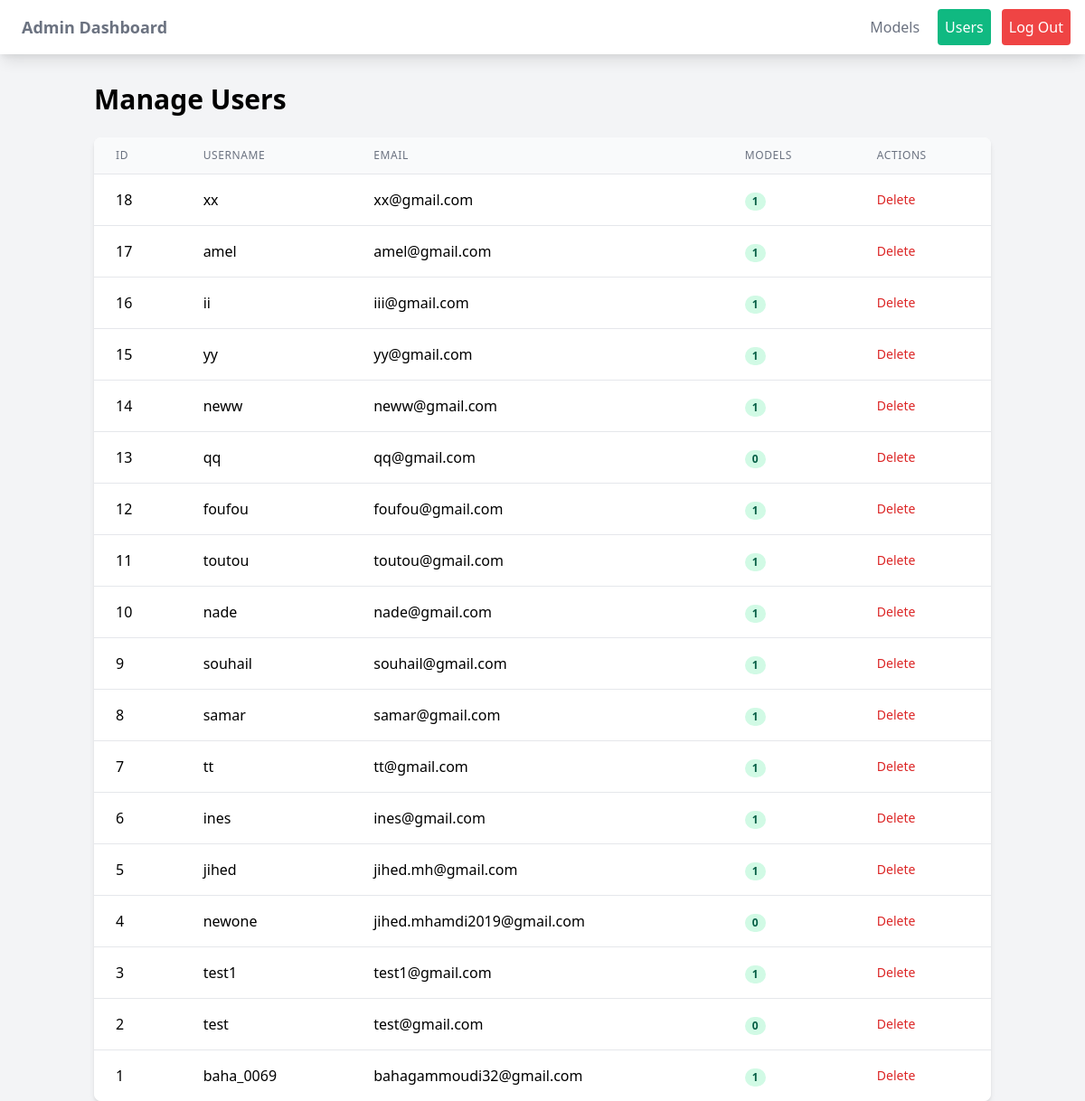
The page /admin_users.php (signed in) on the database its author committed.
### tables this page shows
CREATE TABLE `users` (
  `id` int NOT NULL AUTO_INCREMENT,
  `username` varchar(50) NOT NULL,
  `email` varchar(100) NOT NULL,
  `password` varchar(255) NOT NULL,
  `user_type` enum('model','society') NOT NULL,
  `created_at` timestamp NULL DEFAULT CURRENT_TIMESTAMP,
  PRIMARY KEY (`id`),
  UNIQUE KEY `username` (`username`),
  UNIQUE KEY `email` (`email`)
);

### admin_users.php (the view, shortened to what this page needs)
<?php
include 'includes/db_connect.php';
try {
    $stmt = $pdo->query("
        SELECT
            u.*,
            COUNT(m.id) as model_count
        FROM users u
        LEFT JOIN models m ON u.id = m.user_id
        GROUP BY u.id
        ORDER BY u.id DESC
    ");
    $users = $stmt->fetchAll();
} catch (PDOException $e) {
    $_SESSION['error_message'] = "Error fetching users: " . $e->getMessage();
    $users = [];
}
?>
<!DOCTYPE html>
<html lang="en">
<head>
    <link href="https://cdn.jsdelivr.net/npm/tailwindcss@2.2.19/dist/tailwind.min.css" rel="stylesheet">
</head>
<body class="bg-gray-100">
    <div class="min-h-screen">
        <nav class="bg-white shadow-lg">
            <div class="max-w-7xl mx-auto px-4">
                <div class="flex justify-between">
                    <div class="flex space-x-7">
                        <div>
                            <a href="admin_dashboard.php" class="flex items-center py-4 px-2">
                                <span class="font-semibold text-gray-500 text-lg">Admin Dashboard</span>
                            </a>
                        </div>
                    </div>
                    <div class="hidden md:flex items-center space-x-3">
                        <a href="admin_models.php" class="py-2 px-2 font-medium text-gray-500 rounded hover:bg-green-500 hover:text-white transition duration-300">Models</a>
                        <a href="admin_users.php" class="py-2 px-2 font-medium text-white bg-green-500 rounded transition duration-300">Users</a>
                        <a href="logout.php" class="py-2 px-2 font-medium text-white bg-red-500 rounded hover:bg-red-400 transition duration-300">Log Out</a>
                    </div>
                </div>
            </div>
        </nav>
        <div class="container mx-auto mt-8 px-4">
            <h1 class="text-3xl font-bold mb-6">Manage Users</h1>
            <div class="bg-white rounded-lg shadow-md overflow-hidden">
                <table class="min-w-full divide-y divide-gray-200">
                    <thead class="bg-gray-50">
                        <tr>
                            <th class="px-6 py-3 text-left text-xs font-medium text-gray-500 uppercase tracking-wider">ID</th>
                            <th class="px-6 py-3 text-left text-xs font-medium text-gray-500 uppercase tracking-wider">Username</th>
                            <th class="px-6 py-3 text-left text-xs font-medium text-gray-500 uppercase tracking-wider">Email</th>
                            <th class="px-6 py-3 text-left text-xs font-medium text-gray-500 uppercase tracking-wider">Models</th>
                            <th class="px-6 py-3 text-left text-xs font-medium text-gray-500 uppercase tracking-wider">Actions</th>
                        </tr>
                    </thead>
                    <tbody class="bg-white divide-y divide-gray-200">
                        <?php if (empty($users)): ?>
                            <tr>
                                <td colspan="5" class="px-6 py-4 text-center text-gray-500">No users found</td>
                            </tr>
                        <?php else: ?>
                            <?php foreach ($users as $user): ?>
                                <tr>
                                    <td class="px-6 py-4 whitespace-nowrap"><?php echo htmlspecialchars($user['id']); ?></td>
                                    <td class="px-6 py-4 whitespace-nowrap"><?php echo htmlspecialchars($user['username']); ?></td>
                                    <td class="px-6 py-4 whitespace-nowrap"><?php echo htmlspecialchars($user['email']); ?></td>
                                    <td class="px-6 py-4 whitespace-nowrap">
                                        <span class="px-2 inline-flex text-xs leading-5 font-semibold rounded-full bg-green-100 text-green-800">
                                            <?php echo $user['model_count']; ?>
                                        </span>
                                    </td>
                                    <td class="px-6 py-4 whitespace-nowrap text-sm font-medium">
                                        <form method="POST" class="inline-block" onsubmit="return confirm('Are you sure you want to delete this user? This will also delete all associated models.');">
                                            <button type="submit" name="delete" class="text-red-600 hover:text-red-900">Delete</button>
                                        </form>
                                    </td>
                                </tr>
                            <?php endforeach; ?>
                        <?php endif; ?>
                    </tbody>
                </table>
            </div>
        </div>
    </div>
</body>
</html>

### rows shown on the page
users: id "18", username "xx", email "xx@gmail.com", model_count "1"
users: id "17", username "amel", email "amel@gmail.com", model_count "1"
users: id "16", username "ii", email "iii@gmail.com", model_count "1"
users: id "15", username "yy", email "yy@gmail.com", model_count "1"
users: id "14", username "neww", email "neww@gmail.com", model_count "1"
users: id "13", username "qq", email "qq@gmail.com", model_count "0"
users: id "12", username "foufou", email "foufou@gmail.com", model_count "1"
users: id "11", username "toutou", email "toutou@gmail.com", model_count "1"
users: id "10", username "nade", email "nade@gmail.com", model_count "1"
users: id "9", username "souhail", email "souhail@gmail.com", model_count "1"
users: id "8", username "samar", email "samar@gmail.com", model_count "1"
users: id "7", username "tt", email "tt@gmail.com", model_count "1"
users: id "6", username "ines", email "ines@gmail.com", model_count "1"
users: id "5", username "jihed", email "jihed.mh@gmail.com", model_count "1"
users: id "4", username "newone", email "jihed.mhamdi2019@gmail.com", model_count "0"
users: id "3", username "test1", email "test1@gmail.com", model_count "1"
users: id "2", username "test", email "test@gmail.com", model_count "0"
users: id "1", username "baha_0069", email "bahagammoudi32@gmail.com", model_count "1"
